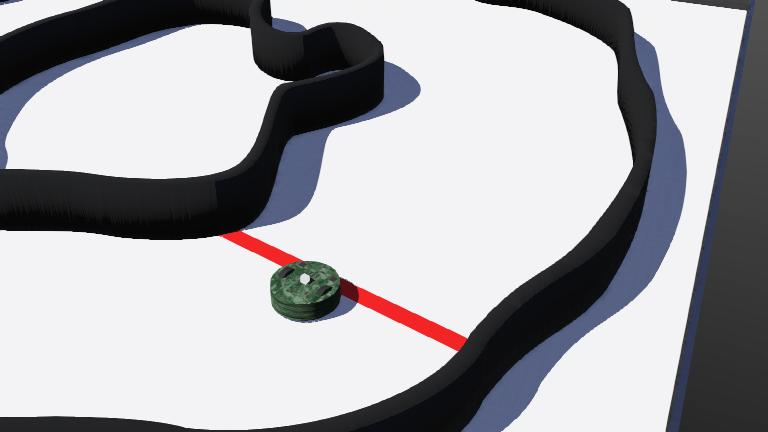
#> input picture worlds/.pera bots.jpg, 768 x 432 px
$ python -i newnew2.py   (imports and definitions only)
#> lines starting #> are read from the running program, lines starting #| are printed output that depends on the picture
from controller import Robot
import numpy as np
import csv
import os
import cv2
import time

# [1 line that did not run here, left out]
TIME_STEP = 64

# Camera setup
# [1 line that did not run here, left out]
# [1 line not run here, left out]
# [1 line that did not run here, left out]
# [1 line that did not run here, left out]

controller_dir = os.path.dirname(os.path.abspath(__file__))
LEARNED_PATH_FILE = os.path.join(controller_dir, 'learned_path.csv')

# Devices
motor_names = ['motorL', 'motorR']
sensor_names = ['senF', 'senL1', 'senL2', 'senR1', 'senR2']

# [1 line that did not run here, left out]
# [3 lines not run here, left out]

# [1 line that did not run here, left out]
# [2 lines not run here, left out]

# [1 line that did not run here, left out]
# [1 line that did not run here, left out]
# [2 lines not run here, left out]

# [1 line that did not run here, left out]
# [1 line not run here, left out]

# Constants
WHEEL_RADIUS = 0.02
TRACK_WIDTH = 0.11
BASE_SPEED = 5.0
FAST_SPEED = 15.0
KP = 0.005
KD = 0.003
KI = 0.001
LOOKAHEAD_DIST = 0.2
ANGULAR_K = 5.0

# HSV thresholds for red
LOWER_RED_1 = np.array([0, 100, 100])
UPPER_RED_1 = np.array([10, 255, 255])
LOWER_RED_2 = np.array([160, 100, 100])
UPPER_RED_2 = np.array([180, 255, 255])

# [1 line that did not run here, left out]
# [1 line that did not run here, left out]
ROI_X_START = 0
# [1 line that did not run here, left out]
MIN_RED_PIXEL_COUNT = 50

# State
lap_triggered = False
red_line_crossed = False
line_cross_start_time = None
path_x, path_y = [], []
current_x = current_y = current_theta = 0.0
prev_enc_L = prev_enc_R = 0.0
path_index = 0
previous_error = integ = 0


def detect_red_line(image_data):
    np_img = np.frombuffer(image_data, np.uint8).reshape((camera_height, camera_width, 4))
    bgr_img = np_img[:, :, :3]
    roi = bgr_img[ROI_Y_START:ROI_Y_END, ROI_X_START:ROI_X_END]
    hsv = cv2.cvtColor(roi, cv2.COLOR_BGR2HSV)
    mask1 = cv2.inRange(hsv, LOWER_RED_1, UPPER_RED_1)
    mask2 = cv2.inRange(hsv, LOWER_RED_2, UPPER_RED_2)
    red_mask = cv2.bitwise_or(mask1, mask2)
    red_pixel_count = cv2.countNonZero(red_mask)
    return red_pixel_count > MIN_RED_PIXEL_COUNT


def update_odometry(x, y, theta, prev_L, prev_R):
    cur_L = enL.getValue()
    cur_R = enR.getValue()
    dL = (cur_L - prev_L) * WHEEL_RADIUS
    dR = (cur_R - prev_R) * WHEEL_RADIUS
    dC = (dL + dR) / 2
    theta = imu.getRollPitchYaw()[2]
    x += dC * np.cos(theta)
    y += dC * np.sin(theta)
    return x, y, theta, cur_L, cur_R


def save_path(px, py):
    with open(LEARNED_PATH_FILE, 'w', newline='') as f:
        writer = csv.writer(f)
        writer.writerow(['x', 'y'])
        for x, y in zip(px, py):
            writer.writerow([x, y])
    print("Path saved.")


def load_path():
    px, py = [], []
    with open(LEARNED_PATH_FILE, 'r') as f:
        reader = csv.reader(f)
        next(reader)
        for row in reader:
            px.append(float(row[0]))
            py.append(float(row[1]))
    return px, py


# Main control loop
# [87 lines not run here, left out]

>>> import cv2
>>> picture = cv2.imread('../../worlds/.pera bots.jpg', cv2.IMREAD_GRAYSCALE)
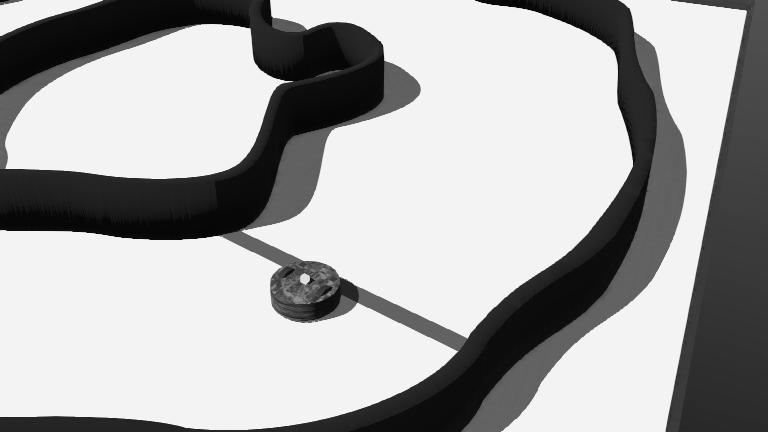
#> picture: shape (432, 768); min 0, max 255, mean 169.1
#> (the run stopped early here; a loop or call above may not have finished)

$ run again, on worlds/day1.png
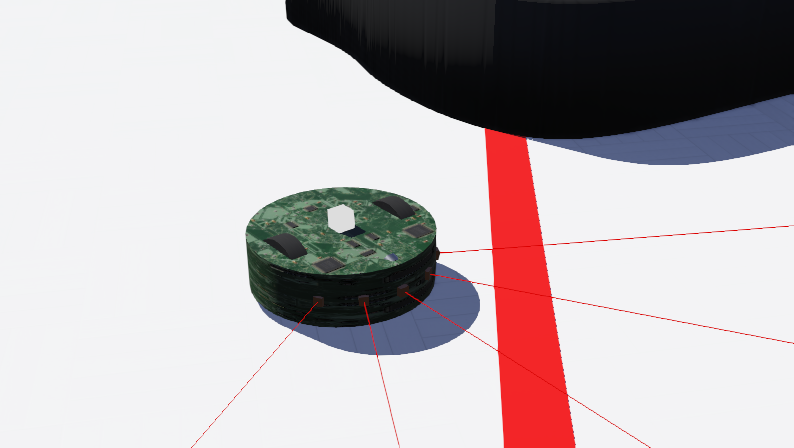
#> input picture worlds/day1.png, 794 x 448 px
#> `picture = cv2.imread('../../worlds/.pera bots.jpg', cv2.IMREAD_GRAYSCA..`:
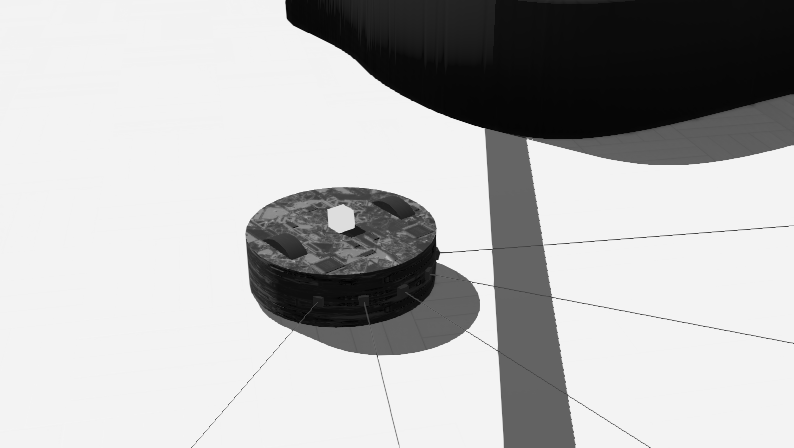
#> picture: shape (448, 794); min 0, max 244, mean 182.1

$ run again, on worlds/day3.png
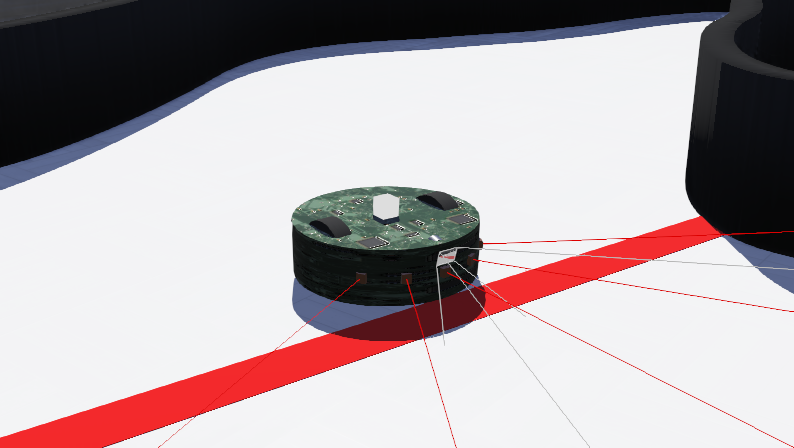
#> input picture worlds/day3.png, 794 x 448 px
#> `picture = cv2.imread('../../worlds/.pera bots.jpg', cv2.IMREAD_GRAYSCA..`:
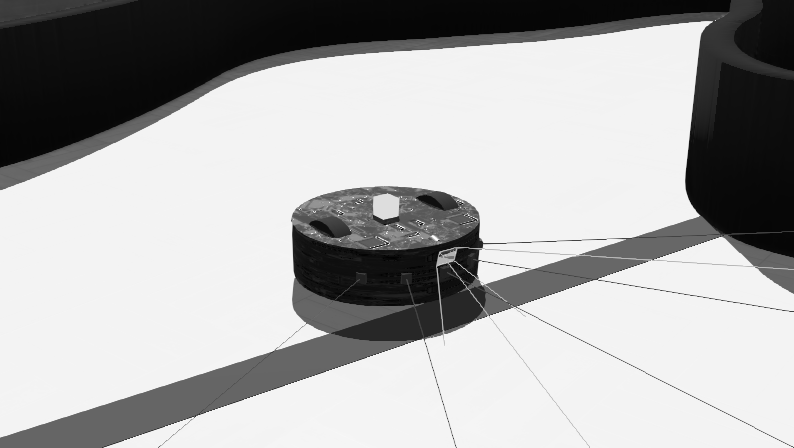
#> picture: shape (448, 794); min 1, max 255, mean 172.5
